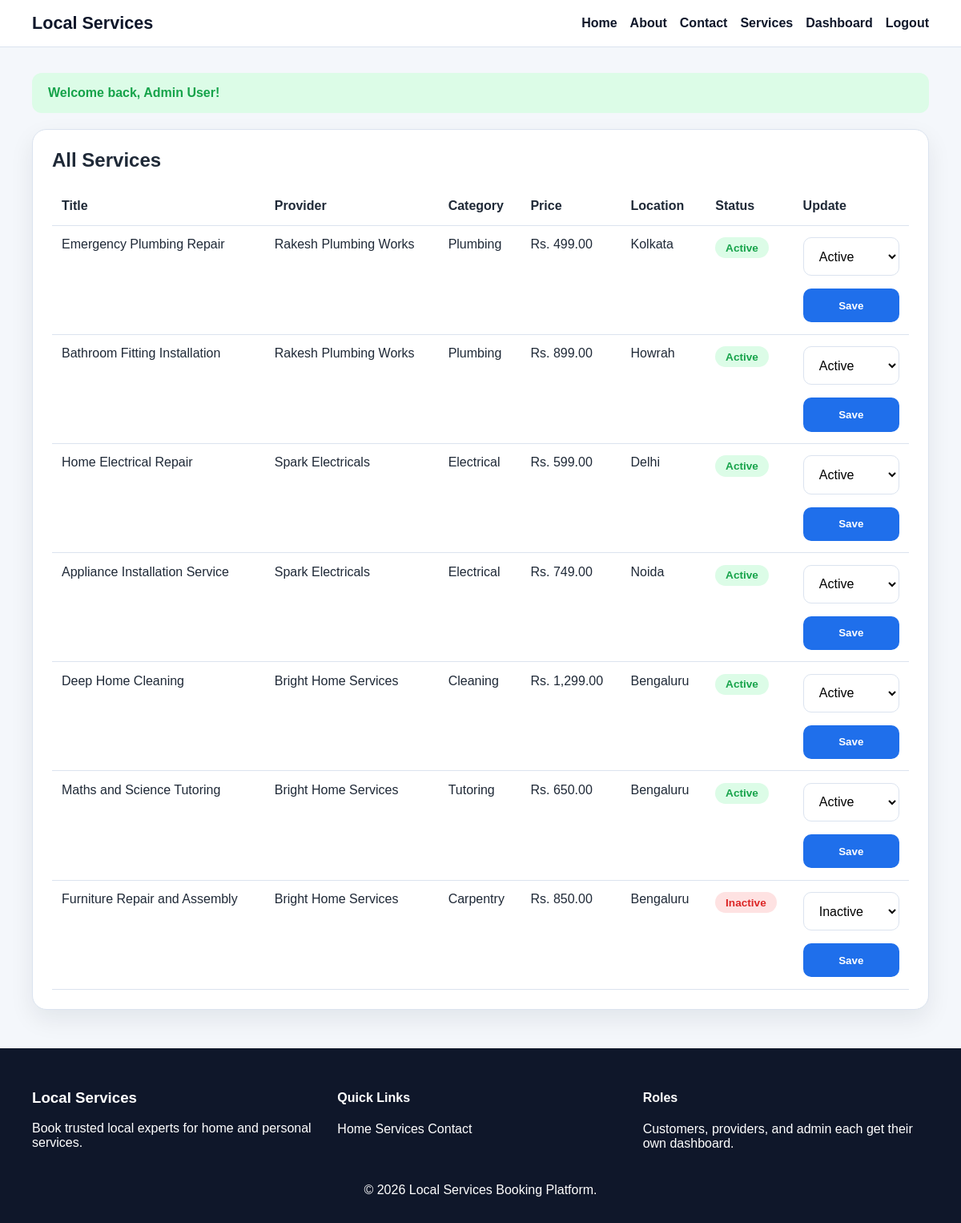
Screenshot of /admin/services.php (signed in) with the database file from the repository.
### tables this page shows
CREATE TABLE services (
    id INT AUTO_INCREMENT PRIMARY KEY,
    provider_id INT NOT NULL,
    category_id INT NOT NULL,
    title VARCHAR(150) NOT NULL,
    description TEXT NOT NULL,
    price DECIMAL(10,2) NOT NULL,
    location VARCHAR(150) NOT NULL,
    status ENUM('active', 'inactive') DEFAULT 'active',
    created_at TIMESTAMP DEFAULT CURRENT_TIMESTAMP,
    CONSTRAINT fk_services_provider FOREIGN KEY (provider_id) REFERENCES users(id) ON DELETE CASCADE,
    CONSTRAINT fk_services_category FOREIGN KEY (category_id) REFERENCES categories(id) ON DELETE CASCADE
);

CREATE TABLE users (
    id INT AUTO_INCREMENT PRIMARY KEY,
    name VARCHAR(100) NOT NULL,
    email VARCHAR(120) NOT NULL UNIQUE,
    password VARCHAR(255) NOT NULL,
    phone VARCHAR(20) NOT NULL,
    address TEXT NOT NULL,
    role ENUM('customer', 'provider', 'admin') NOT NULL,
    created_at TIMESTAMP DEFAULT CURRENT_TIMESTAMP
);

CREATE TABLE categories (
    id INT AUTO_INCREMENT PRIMARY KEY,
    name VARCHAR(100) NOT NULL,
    description TEXT NOT NULL,
    created_at TIMESTAMP DEFAULT CURRENT_TIMESTAMP
);

### includes/functions.php (called while the page is built, shortened)
<?php
function h(?string $value): string
{
    return htmlspecialchars((string) $value, ENT_QUOTES, 'UTF-8');
}
function get_status_badge_class(string $status): string
{
    return match ($status) {
        'accepted', 'active', 'completed' => 'badge-success',
        'rejected', 'inactive' => 'badge-danger',
        default => 'badge-warning',
    };
}
?>

### admin/services.php (the view, shortened to what this page needs)
<?php
require_once __DIR__ . '/../includes/functions.php';
$result = $mysqli->query("
    SELECT services.*, categories.name AS category_name, users.name AS provider_name
    FROM services
    INNER JOIN categories ON services.category_id = categories.id
    INNER JOIN users ON services.provider_id = users.id
    ORDER BY services.created_at DESC
");
$services = $result ? $result->fetch_all(MYSQLI_ASSOC) : [];
require_once __DIR__ . '/../includes/header.php';
?>
<section class="table-card">
    <h2>All Services</h2>
    <table>
        <thead>
            <tr>
                <th>Title</th>
                <th>Provider</th>
                <th>Category</th>
                <th>Price</th>
                <th>Location</th>
                <th>Status</th>
                <th>Update</th>
            </tr>
        </thead>
        <tbody>
            <?php foreach ($services as $service): ?>
                <tr>
                    <td><?php echo h($service['title']); ?></td>
                    <td><?php echo h($service['provider_name']); ?></td>
                    <td><?php echo h($service['category_name']); ?></td>
                    <td>Rs. <?php echo number_format((float) $service['price'], 2); ?></td>
                    <td><?php echo h($service['location']); ?></td>
                    <td><span class="badge <?php echo get_status_badge_class($service['status']); ?>"><?php echo h($service['status']); ?></span></td>
                    <td>
                        <form method="post">
                            <select name="status">
                                <option value="active" <?php echo $service['status'] === 'active' ? 'selected' : ''; ?>>Active</option>
                                <option value="inactive" <?php echo $service['status'] === 'inactive' ? 'selected' : ''; ?>>Inactive</option>
                            </select>
                            <button type="submit">Save</button>
                        </form>
                    </td>
                </tr>
            <?php endforeach; ?>
        </tbody>
    </table>
</section>
<?php require_once __DIR__ . '/../includes/footer.php'; ?>

### assets/css/style.css (style rules this page uses)
:root { --primary: #1f6feb; --primary-dark: #154fa3; --secondary: #0f172a; --accent: #f59e0b; --bg: #f4f7fb; --white: #ffffff; --text: #1f2937; --muted: #64748b; --border: #dbe3ef; --success: #16a34a; --danger: #dc2626; --warning: #d97706; --shadow: 0 12px 30px rgba(15, 23, 42, 0.08); }
* { box-sizing: border-box; }
body { margin: 0; font-family: Arial, sans-serif; background: var(--bg); color: var(--text); }
.btn, button, input[type="submit"] { background: var(--primary); color: var(--white); border: none; border-radius: 10px; padding: 0.85rem 1.2rem; cursor: pointer; font-weight: 700; }
.card, .stat-card, .form-card, .table-card, .info-card { background: var(--white); border-radius: 18px; padding: 1.5rem; box-shadow: var(--shadow); border: 1px solid var(--border); }
.stat-card h3, .card h3, .form-card h2, .table-card h2 { margin-top: 0; }
.badge { display: inline-block; padding: 0.35rem 0.8rem; border-radius: 999px; font-size: 0.85rem; font-weight: 700; text-transform: capitalize; }
.badge-success { background: #dcfce7; color: var(--success); }
.badge-danger { background: #fee2e2; color: var(--danger); }
form { display: grid; gap: 1rem; }
input, select, textarea { width: 100%; padding: 0.85rem 0.95rem; border: 1px solid var(--border); border-radius: 10px; background: #fff; font: inherit; }
table { width: 100%; border-collapse: collapse; }
table th, table td { padding: 0.9rem 0.75rem; text-align: left; border-bottom: 1px solid var(--border); vertical-align: top; }

### rows the page displays
services: title "Emergency Plumbing Repair", provider.name "Rakesh Plumbing Works", category.name "Plumbing", price "499.00", location "Kolkata", status "Active"
services: title "Bathroom Fitting Installation", provider.name "Rakesh Plumbing Works", category.name "Plumbing", price "899.00", location "Howrah", status "Active"
services: title "Home Electrical Repair", provider.name "Spark Electricals", category.name "Electrical", price "599.00", location "Delhi", status "Active"
services: title "Appliance Installation Service", provider.name "Spark Electricals", category.name "Electrical", price "749.00", location "Noida", status "Active"
services: title "Deep Home Cleaning", provider.name "Bright Home Services", category.name "Cleaning", price "1,299.00", location "Bengaluru", status "Active"
services: title "Maths and Science Tutoring", provider.name "Bright Home Services", category.name "Tutoring", price "650.00", location "Bengaluru", status "Active"
services: title "Furniture Repair and Assembly", provider.name "Bright Home Services", category.name "Carpentry", price "850.00", location "Bengaluru", status "Inactive"

### other values shown
$flash['message'] "Welcome back, Admin User!"
